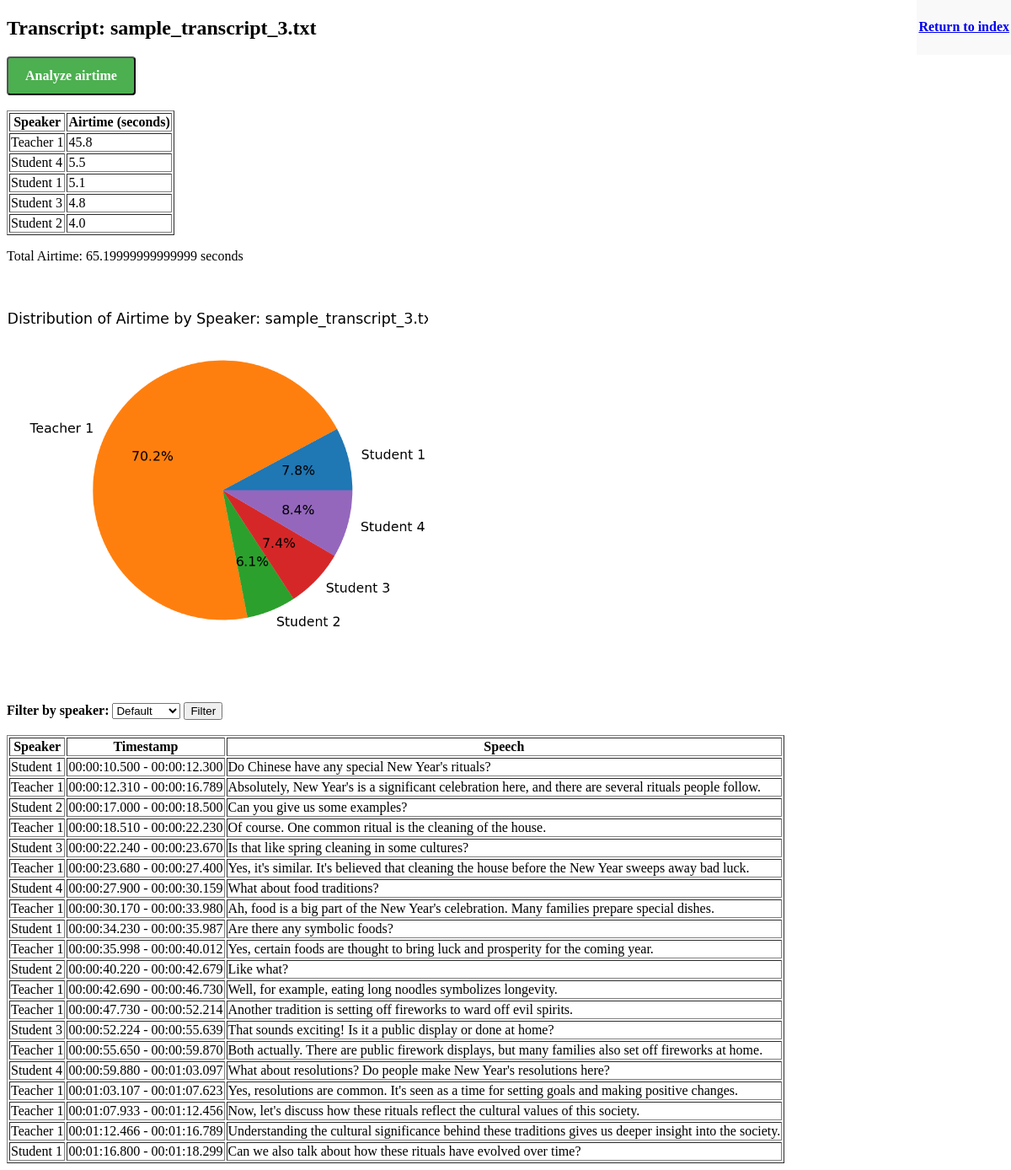
The app's page /analyze_airtime/1 with its own data.
### app.py (models this page shows, shortened)
class Transcript(db.Model):
    id = db.Column(db.Integer, primary_key=True)
    filename = db.Column(db.String(255), unique=True, nullable=False)
    text = db.Column(db.Text, nullable=False)
    transcript_data = db.Column(db.JSON, nullable=True)
    speakers = db.Column(db.JSON, nullable=True)  # Store list of unique speakers
    airtimes = db.Column(db.JSON, nullable=True)  # Store airtime data
    airtimes_chart_path = db.Column(db.String(255), nullable=True)

### app.py (the view)
@app.route('/analyze_airtime/<int:transcript_id>', methods=['GET'])
def analyze_airtime_route(transcript_id):
    transcript = Transcript.query.get_or_404(transcript_id)
    transcript_data = transcript.transcript_data
    speakers = transcript.speakers
    filename = transcript.filename
    airtimes = transcript.airtimes
    airtimes_chart_path = transcript.airtimes_chart_path
    total_airtime = sum(airtimes.values())
    sorted_airtimes = {k: v for k, v in sorted(airtimes.items(), key=lambda item: item[1], reverse=True)}
    return render_template('transcript_display.html', transcript_id=transcript_id, filename=filename, transcript_data=transcript_data, speakers=speakers, airtimes=sorted_airtimes, total_airtime=total_airtime, airtimes_chart_path=airtimes_chart_path)

### templates/transcript_display.html (shortened to what this page needs)
<!DOCTYPE html>
<html>
<head>
</head>
<body>
    <h2>Transcript: {{ filename }}</h2>
    <header>
        <h4><a href="/">Return to index</a></h4>
    </header>
    <form action="/analyze_airtime/{{ transcript_id }}" method="get">
        <button class="airtime-button" type="submit">Analyze airtime</button>
    </form>
    <br>
    {% if airtimes %}
    <table border="1">
        <thead>
            <tr>
                <th>Speaker</th>
                <th>Airtime (seconds)</th>
            </tr>
        </thead>
        <tbody>
            {% for speaker, duration in airtimes.items() %}
            <tr>
                <td>{{ speaker }}</td>
                <td>{{ duration }}</td>
            </tr>
            {% endfor %}
        </tbody>
    </table>
    <p>Total Airtime: {{ total_airtime }} seconds</p>
    <img src="{{ url_for('static', filename=airtimes_chart_path) }}" alt="Pie chart">
    <br>
    {% endif %}
    <form action="/filter_by_speaker/{{ transcript_id }}" method="get">
        <label for="speaker"><b>Filter by speaker:</b></label>
        <select name="speaker">
          <option value="Default">Default</option>
        </select>
        <input type="submit" value="Filter">
      </form>
      <br>
    <table border="1">
        <tr>
            <th>Speaker</th>
            <th>Timestamp</th>
            <th>Speech</th>
        </tr>
        {% for entry in transcript_data %}
        <tr>
            <td>{{ entry.speaker }}</td>
            <td>{{ entry.timestamp }}</td>
            <td>{{ entry.speech }}</td>
        </tr>
        {% endfor %}
    </table>
</body>
</html>

### templates/transcript_display.html (style rules this page uses)
header { position: fixed; top: 0; right: 0; padding: 2px; background-color: #f9f9f9; z-index: 1000; }
img { max-width: 500px; height: auto; }
.airtime-button { background-color: #4CAF50; color: white; padding: 12px 20px; font-size: 16px; font-family: serif; font-weight: bold; border-radius: 4px; cursor: pointer; }

### records on screen
Transcript: filename "sample_transcript_3.txt", airtimes_chart_path (picture)

### other values on screen
{{ speaker }} "Teacher 1" "Student 4" "Student 1" "Student 3" "Student 2"
{{ duration }} "45.8" "5.5" "5.1" "4.8" "4.0"
{{ total_airtime }} "65.19999999999999"
{{ entry.speaker }} "Student 1" "Teacher 1" "Student 2" "Teacher 1" "Student 3" "Teacher 1" "Student 4" "Teacher 1" "Student 1" "Teacher 1" "Student 2" "Teacher 1" "Teacher 1" "Student 3" "Teacher 1" "Student 4" "Teacher 1" "Teacher 1" "Teacher 1" "Student 1"
{{ entry.timestamp }} "00:00:10.500 - 00:00:12.300" "00:00:12.310 - 00:00:16.789" "00:00:17.000 - 00:00:18.500" "00:00:18.510 - 00:00:22.230" "00:00:22.240 - 00:00:23.670" "00:00:23.680 - 00:00:27.400" "00:00:27.900 - 00:00:30.159" "00:00:30.170 - 00:00:33.980" "00:00:34.230 - 00:00:35.987" "00:00:35.998 - 00:00:40.012" "00:00:40.220 - 00:00:42.679" "00:00:42.690 - 00:00:46.730" "00:00:47.730 - 00:00:52.214" "00:00:52.224 - 00:00:55.639" "00:00:55.650 - 00:00:59.870" "00:00:59.880 - 00:01:03.097" "00:01:03.107 - 00:01:07.623" "00:01:07.933 - 00:01:12.456" "00:01:12.466 - 00:01:16.789" "00:01:16.800 - 00:01:18.299"
{{ entry.speech }} "Do Chinese have any special New Year's rituals?" "Absolutely, New Year's is a significant celebration here, and there are several rituals people follow." "Can you give us some examples?" "Of course. One common ritual is the cleaning of the house." "Is that like spring cleaning in some cultures?" "Yes, it's similar. It's believed that cleaning the house before the New Year sweeps away bad luck." "What about food traditions?" "Ah, food is a big part of the New Year's celebration. Many families prepare special dishes." "Are there any symbolic foods?" "Yes, certain foods are thought to bring luck and prosperity for the coming year." "Like what?" "Well, for example, eating long noodles symbolizes longevity." "Another tradition is setting off fireworks to ward off evil spirits." "That sounds exciting! Is it a public display or done at home?" "Both actually. There are public firework displays, but many families also set off fireworks at home." "What about resolutions? Do people make New Year's resolutions here?" "Yes, resolutions are common. It's seen as a time for setting goals and making positive changes." "Now, let's discuss how these rituals reflect the cultural values of this society." "Understanding the cultural significance behind these traditions gives us deeper insight into the society." "Can we also talk about how these rituals have evolved over time?"
